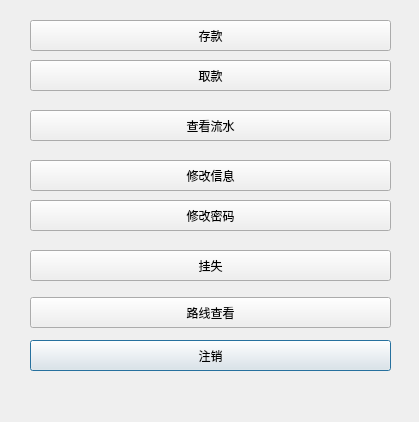
<?xml version="1.0" encoding="UTF-8"?>
<ui version="4.0">
 <class>options</class>
 <widget class="QDialog" name="options">
  <property name="geometry">
   <rect>
    <x>0</x>
    <y>0</y>
    <width>419</width>
    <height>422</height>
   </rect>
  </property>
  <property name="sizePolicy">
   <sizepolicy hsizetype="Fixed" vsizetype="Fixed">
    <horstretch>0</horstretch>
    <verstretch>0</verstretch>
   </sizepolicy>
  </property>
  <property name="windowTitle">
   <string>已登录</string>
  </property>
  <widget class="QPushButton" name="options_depositButton">
   <property name="geometry">
    <rect>
     <x>30</x>
     <y>20</y>
     <width>361</width>
     <height>31</height>
    </rect>
   </property>
   <property name="text">
    <string>存款</string>
   </property>
  </widget>
  <widget class="QPushButton" name="options_withdrawButton">
   <property name="geometry">
    <rect>
     <x>30</x>
     <y>60</y>
     <width>361</width>
     <height>31</height>
    </rect>
   </property>
   <property name="text">
    <string>取款</string>
   </property>
  </widget>
  <widget class="QPushButton" name="options_changeButton">
   <property name="geometry">
    <rect>
     <x>30</x>
     <y>160</y>
     <width>361</width>
     <height>31</height>
    </rect>
   </property>
   <property name="text">
    <string>修改信息</string>
   </property>
  </widget>
  <widget class="QPushButton" name="options_lostButton">
   <property name="geometry">
    <rect>
     <x>30</x>
     <y>250</y>
     <width>361</width>
     <height>31</height>
    </rect>
   </property>
   <property name="text">
    <string>挂失</string>
   </property>
  </widget>
  <widget class="QPushButton" name="options_flowButton">
   <property name="geometry">
    <rect>
     <x>30</x>
     <y>110</y>
     <width>361</width>
     <height>31</height>
    </rect>
   </property>
   <property name="text">
    <string>查看流水</string>
   </property>
  </widget>
  <widget class="QPushButton" name="options_logoutButton">
   <property name="geometry">
    <rect>
     <x>30</x>
     <y>340</y>
     <width>361</width>
     <height>31</height>
    </rect>
   </property>
   <property name="text">
    <string>注销</string>
   </property>
   <property name="default">
    <bool>true</bool>
   </property>
  </widget>
  <widget class="QPushButton" name="options_passwdButton">
   <property name="geometry">
    <rect>
     <x>30</x>
     <y>200</y>
     <width>361</width>
     <height>31</height>
    </rect>
   </property>
   <property name="text">
    <string>修改密码</string>
   </property>
  </widget>
  <widget class="QPushButton" name="options_roadButton">
   <property name="geometry">
    <rect>
     <x>30</x>
     <y>297</y>
     <width>361</width>
     <height>31</height>
    </rect>
   </property>
   <property name="text">
    <string>路线查看</string>
   </property>
  </widget>
 </widget>
 <resources/>
 <connections/>
</ui>
